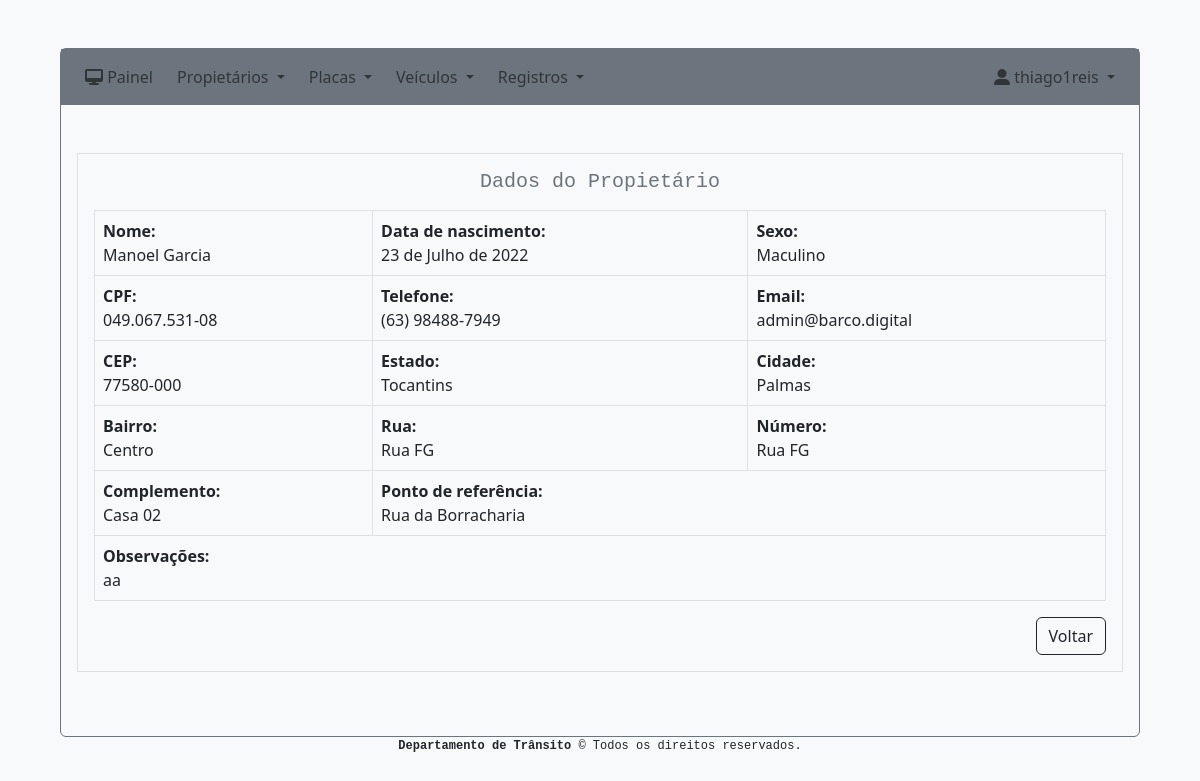
The page /sistema/propietario/visualizar/4 (signed in) on the database its author committed.
### system/models.py (models this page shows, shortened)
class Owner(models.Model):
    name = models.CharField(max_length=255)
    birth_date = models.DateField()
    sex = models.CharField(max_length=10, choices=SEX_CHOICES, blank=False, null=False)
    cpf = models.CharField(max_length=255)
    telephone = models.CharField(max_length=255, blank=True, null=True)
    email = models.EmailField(blank=True, null=True)
    zip_code = models.CharField(max_length=255)
    state = models.CharField(max_length=25, choices=STATE_CHOICES, blank=False, null=False)
    city = models.CharField(max_length=255)
    district = models.CharField(max_length=255)
    road = models.CharField(max_length=255)
    number = models.IntegerField(blank=True, null=True)
    complement = models.CharField(max_length=255, blank=True, null=True)
    reference_point = models.CharField(max_length=255, blank=True, null=True)
    comments = models.CharField(max_length=255, blank=True, null=True)
    created = models.DateTimeField('created', auto_now_add=True)
    modified = models.DateTimeField('modified', auto_now=True)

### system/views.py (the view)
# urls.py: path('propietario/visualizar/<int:owner_pk>', views.owner_show, name='owner_show'),
@login_required(login_url="/")
def owner_show(request, owner_pk):
    owner = Owner.objects.get(pk=owner_pk)
    context = {
            'owner': owner
        }
    return render(request, 'system/owner_show.html', context,)

### system/templates/system/owner_show.html
{% extends 'base.html' %}
{% block content %}
    <div class="border p-3 m-3">
        <h5 class="font-monospace text-secondary text-center mb-3">Dados do Propietário</h5>
        <div class="table-responsive">
          <table class="table table-bordered">
            <tbody>
              <tr>
                <td><span class="fw-bold">Nome:</span><br>{{ owner.name }}</td>
                <td><span class="fw-bold">Data de nascimento:</span><br>{{ owner.birth_date }}</td>
                <td><span class="fw-bold">Sexo:</span><br>{{ owner.sex }}</td>
              </tr>
              <tr>
                <td><span class="fw-bold">CPF:</span><br>{{ owner.cpf }}</td>
                <td><span class="fw-bold">Telefone:</span><br>{{ owner.telephone }}</td>
                <td><span class="fw-bold">Email:</span><br>{{ owner.email }}</td>
              </tr>
              <tr>
                <td><span class="fw-bold">CEP:</span><br>{{ owner.zip_code }}</td>
                <td><span class="fw-bold">Estado:</span><br>{{ owner.state }}</td>
                <td><span class="fw-bold">Cidade:</span><br>{{ owner.city }}</td>
              </tr>
              <tr>
                <td><span class="fw-bold">Bairro:</span><br>{{ owner.district }}</td>
                <td><span class="fw-bold">Rua:</span><br>{{ owner.road }}</td>
                <td><span class="fw-bold">Número:</span><br>{{ owner.road }}</td>
              </tr>
              <tr>
                <td><span class="fw-bold">Complemento:</span><br>{{ owner.complement }}</td>
                <td colspan="2"><span class="fw-bold">Ponto de referência:</span><br>{{ owner.reference_point }}</td>
              </tr>
              <tr>
                <td colspan="3"><span class="fw-bold">Observações:</span><br>{{ owner.comments }}</td>
              </tr>
            </tbody>
          </table>
          <div class="d-grid gap-3 d-md-flex justify-content-md-end">
            <a href="{% url 'owner_index' %}" class="btn btn-outline-dark ">Voltar</a>
        </div>
        </div>
    </div>
{% endblock %}

### system/templates/menu.html (shortened to what this page needs)
<nav class="navbar navbar-expand-lg navbar-secondary bg-secondary mb-5 ">
    <div class="container-fluid">
        <div class="collapse navbar-collapse" id="navbarNavAltMarkup">
            {% if user.is_authenticated %}
                <ul class="navbar-nav me-auto mb-lg-0">
                    <li class="nav-item px-1">
                        <a class="nav-link" aria-current="page" href="{% url 'sistema' %}"><i class="fa-solid fa-desktop"></i> Painel</a>
                    </li>
                    <li class="nav-item dropdown px-1">
                        <a class="nav-link dropdown-toggle" href="#" id="navbarDropdown" role="button" data-bs-toggle="dropdown" aria-expanded="false">
                            Propietários
                        </a>
                    </li>
                    <li class="nav-item dropdown px-1">
                        <a class="nav-link dropdown-toggle" href="#" id="navbarDropdown" role="button" data-bs-toggle="dropdown" aria-expanded="false">
                            Placas
                        </a>
                    </li>
                    <li class="nav-item dropdown px-1">
                        <a class="nav-link dropdown-toggle" href="#" id="navbarDropdown" role="button" data-bs-toggle="dropdown" aria-expanded="false">
                            Veículos
                        </a>
                    </li>
                    <li class="nav-item dropdown px-1">
                        <a class="nav-link dropdown-toggle" href="#" id="navbarDropdown" role="button" data-bs-toggle="dropdown" aria-expanded="false">
                            Registros
                        </a>
                    </li>
                </ul>
                <div class="d-flex">
                    <ul class="navbar-nav">
                    <li class="nav-item dropdown px-1">
                        <a class="nav-link dropdown-toggle" href="#" id="navbarDropdown" role="button" data-bs-toggle="dropdown" aria-expanded="false">
                            <i class="fa-solid fa-user-large"></i>
                            {{ user.get_username }}
                        </a>
                    </li>
                    </ul>
                </div>
            {% endif %}
        </div>
    </div>
</nav>

### rows shown on the page
Owner: name "Manoel Garcia", birth_date "23 de Julho de 2022", sex "Maculino", cpf "049.067.531-08", telephone "(63) 98488-7949", email "admin@barco.digital", zip_code "77580-000", state "Tocantins", city "Palmas", district "Centro", road "Rua FG", complement "Casa 02", reference_point "Rua da Borracharia", comments "aa"

### other values the page prints
{{ user.get_username }} "thiago1reis"
